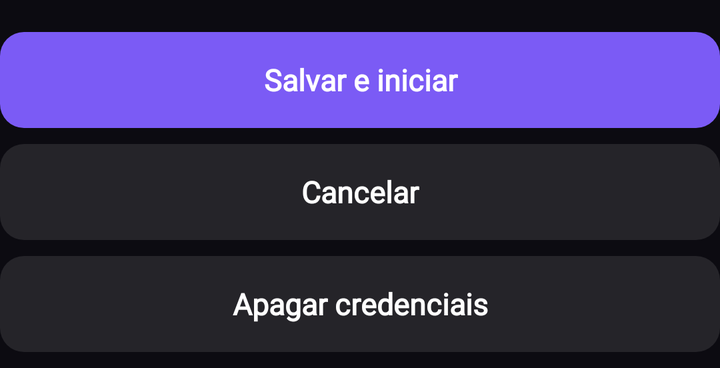
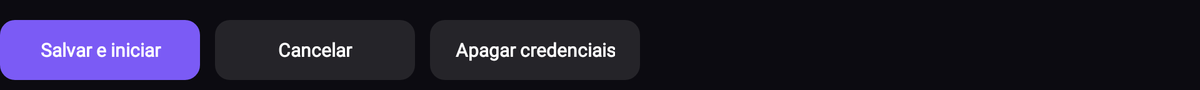

First picture: res/layout/ on a phone held upright. Second picture: the repository's own variant of that layout, on a device whose configuration matches the variant's folder. Source for both follows.
<!-- AndroidManifest.xml: application theme Theme.RightSubs -->
<!-- res/layout/form_actions.xml -->
<?xml version="1.0" encoding="utf-8"?>
<LinearLayout xmlns:android="http://schemas.android.com/apk/res/android"
    android:layout_width="match_parent"
    android:layout_height="wrap_content"
    android:layout_marginTop="16dp"
    android:orientation="vertical">

    <Button
        android:id="@+id/save"
        style="@style/ActionBlockPrimary"
        android:filterTouchesWhenObscured="true"
        android:text="@string/save" />

    <Button
        android:id="@+id/cancel"
        style="@style/ActionBlock"
        android:text="@string/cancel" />

    <Button
        android:id="@+id/clear"
        style="@style/ActionBlock"
        android:filterTouchesWhenObscured="true"
        android:text="@string/clear" />
</LinearLayout>
<!-- resources referenced by this layout -->
<resources>
  <string name="cancel">Cancelar</string>
  <string name="clear">Apagar credenciais</string>
  <string name="save">Salvar e iniciar</string>
  <style name="ActionBlock" parent="Action">
          <item name="android:layout_width">match_parent</item>
          <item name="android:layout_marginEnd">0dp</item>
          <item name="android:minWidth">0dp</item>
      </style>
  <style name="ActionBlockPrimary" parent="ActionBlock">
          <item name="android:background">@drawable/bg_button_primary</item>
      </style>
  <style name="Theme.RightSubs" parent="@android:style/Theme.DeviceDefault.NoActionBar">
          <item name="android:windowBackground">@color/background</item>
          <item name="android:colorAccent">@color/accent</item>
          <item name="android:textColorPrimary">@color/text</item>
          <item name="android:statusBarColor">@color/background</item>
          <item name="android:navigationBarColor">@color/background</item>
          <item name="android:fontFamily">@font/stremio_font</item>
          <item name="android:alertDialogTheme">@style/Theme.RightSubs.Dialog</item>
          <item name="android:colorControlActivated">@color/accent</item>
      </style>
  <style name="Action" parent="@android:style/Widget.DeviceDefault.Button">
          <item name="android:layout_width">wrap_content</item>
          <item name="android:layout_height">wrap_content</item>
          <item name="android:layout_marginEnd">12dp</item>
          <item name="android:minWidth">160dp</item>
          <item name="android:fontFamily">@font/stremio_font</item>
          <item name="android:background">@drawable/bg_button</item>
          <item name="android:textColor">@color/button_text</item>
          <item name="android:textAllCaps">false</item>
          <item name="android:textSize">15sp</item>
          <item name="android:textStyle">bold</item>
          <item name="android:minHeight">48dp</item>
          <item name="android:paddingStart">20dp</item>
          <item name="android:paddingEnd">20dp</item>
          <item name="android:layout_marginBottom">8dp</item>
          <item name="android:stateListAnimator">@null</item>
      </style>
  <color name="background">#FF0C0B11</color>
  <color name="accent">#FF7B5BF5</color>
  <color name="text">#E6FFFFFF</color>
  <style name="Theme.RightSubs.Dialog" parent="@android:style/Theme.DeviceDefault.Dialog.Alert">
          <item name="android:windowBackground">@drawable/bg_dialog</item>
          <item name="android:colorAccent">@color/accent</item>
          <item name="android:colorControlActivated">@color/accent</item>
          <item name="android:textColorPrimary">@color/text</item>
          <item name="android:textColorSecondary">@color/muted</item>
          <item name="android:fontFamily">@font/stremio_font</item>
      </style>
  <color name="accent_disabled">#667B5BF5</color>
  <color name="accent_pressed">#FF6A4BE0</color>
  <color name="accent_focused">#FF9580F7</color>
  <color name="focus_ring">#FFFFFFFF</color>
  <!-- drawable bg_dialog (drawable) -->
  <?xml version="1.0" encoding="utf-8"?>
  <shape xmlns:android="http://schemas.android.com/apk/res/android"
      android:shape="rectangle">
      <solid android:color="@color/modal" />
      <corners android:radius="12dp" />
  </shape>
  <color name="muted">#99FFFFFF</color>
  <color name="overlay">#0DFFFFFF</color>
  <color name="overlay_pressed">#26FFFFFF</color>
  <color name="overlay_strong">#1AFFFFFF</color>
  <color name="modal">#FF0F0D20</color>
  <!-- some entries are left out for length -->
</resources>
<!-- res/layout-w720dp/form_actions.xml (the repository's variant of the layout above) -->
<!-- drawn on a 7-inch tablet turned sideways -->
<?xml version="1.0" encoding="utf-8"?>
<LinearLayout xmlns:android="http://schemas.android.com/apk/res/android"
    android:layout_width="wrap_content"
    android:layout_height="wrap_content"
    android:layout_marginTop="16dp"
    android:orientation="horizontal">

    <Button
        android:id="@+id/save"
        style="@style/ActionPrimary"
        android:filterTouchesWhenObscured="true"
        android:text="@string/save" />

    <Button
        android:id="@+id/cancel"
        style="@style/Action"
        android:text="@string/cancel" />

    <Button
        android:id="@+id/clear"
        style="@style/Action"
        android:filterTouchesWhenObscured="true"
        android:text="@string/clear" />
</LinearLayout>
<!-- resources referenced by the variant -->
<!-- as a 7-inch tablet turned sideways resolves them -->
<resources>
  <string name="cancel">Cancelar</string>
  <string name="clear">Apagar credenciais</string>
  <string name="save">Salvar e iniciar</string>
  <style name="Action" parent="@android:style/Widget.DeviceDefault.Button">
          <item name="android:layout_width">wrap_content</item>
          <item name="android:layout_height">wrap_content</item>
          <item name="android:layout_marginEnd">12dp</item>
          <item name="android:minWidth">160dp</item>
          <item name="android:fontFamily">@font/stremio_font</item>
          <item name="android:background">@drawable/bg_button</item>
          <item name="android:textColor">@color/button_text</item>
          <item name="android:textAllCaps">false</item>
          <item name="android:textSize">15sp</item>
          <item name="android:textStyle">bold</item>
          <item name="android:minHeight">48dp</item>
          <item name="android:paddingStart">20dp</item>
          <item name="android:paddingEnd">20dp</item>
          <item name="android:layout_marginBottom">8dp</item>
          <item name="android:stateListAnimator">@null</item>
      </style>
  <style name="ActionPrimary" parent="Action">
          <item name="android:background">@drawable/bg_button_primary</item>
      </style>
  <style name="Theme.RightSubs" parent="@android:style/Theme.DeviceDefault.NoActionBar">
          <item name="android:windowBackground">@color/background</item>
          <item name="android:colorAccent">@color/accent</item>
          <item name="android:textColorPrimary">@color/text</item>
          <item name="android:statusBarColor">@color/background</item>
          <item name="android:navigationBarColor">@color/background</item>
          <item name="android:fontFamily">@font/stremio_font</item>
          <item name="android:alertDialogTheme">@style/Theme.RightSubs.Dialog</item>
          <item name="android:colorControlActivated">@color/accent</item>
      </style>
  <color name="background">#FF0C0B11</color>
  <color name="accent">#FF7B5BF5</color>
  <color name="text">#E6FFFFFF</color>
  <style name="Theme.RightSubs.Dialog" parent="@android:style/Theme.DeviceDefault.Dialog.Alert">
          <item name="android:windowBackground">@drawable/bg_dialog</item>
          <item name="android:colorAccent">@color/accent</item>
          <item name="android:colorControlActivated">@color/accent</item>
          <item name="android:textColorPrimary">@color/text</item>
          <item name="android:textColorSecondary">@color/muted</item>
          <item name="android:fontFamily">@font/stremio_font</item>
      </style>
  <color name="overlay">#0DFFFFFF</color>
  <color name="overlay_pressed">#26FFFFFF</color>
  <color name="overlay_strong">#1AFFFFFF</color>
  <color name="focus_ring">#FFFFFFFF</color>
  <color name="accent_disabled">#667B5BF5</color>
  <color name="accent_pressed">#FF6A4BE0</color>
  <color name="accent_focused">#FF9580F7</color>
  <!-- drawable bg_dialog (drawable) -->
  <?xml version="1.0" encoding="utf-8"?>
  <shape xmlns:android="http://schemas.android.com/apk/res/android"
      android:shape="rectangle">
      <solid android:color="@color/modal" />
      <corners android:radius="12dp" />
  </shape>
  <color name="muted">#99FFFFFF</color>
  <color name="modal">#FF0F0D20</color>
  <!-- some entries are left out for length -->
</resources>
